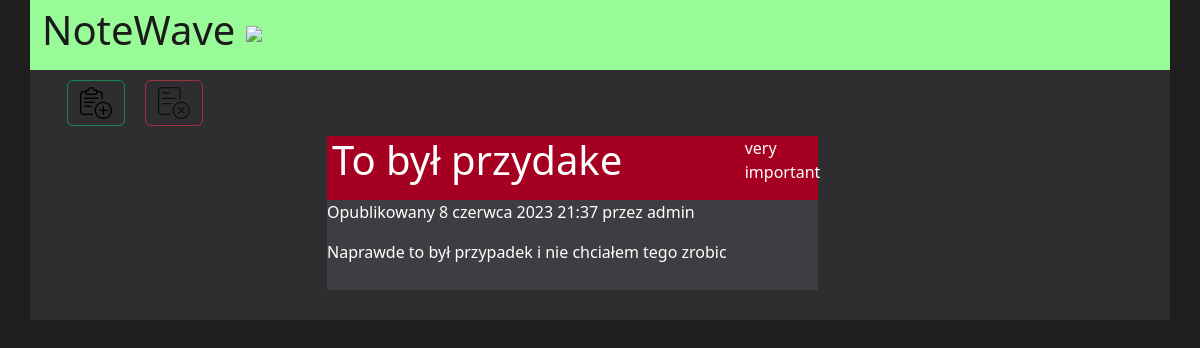
/detail/1, run on the app's committed database.
### project/models.py (models this page shows, shortened)
class Post(models.Model):
    STATUS_CHOICES = (
        ('very important', 'Bardzo Ważne'),
        ('important','Ważne'),
        ('not as important', 'Nie tak ważne'),
        ('not important', 'Nieważne'),
    )
    tytul = models.CharField(max_length=100)
    tresc = models.TextField()
    data_utworzenia = models.DateTimeField(default=timezone.now())
    autor = models.ForeignKey(User, on_delete=models.CASCADE)
    priorytet = models.CharField(max_length=20,choices=STATUS_CHOICES,default='draft')

### project/views.py (the view)
# urls.py: path('detail/<int:pk>', post_detail.as_view(), name='detail'),
class post_detail(DetailView):
    model = Post
    template_name = 'project/post/detail.html'

### project/templates/project/post/detail.html (shortened to what this page needs)
{% load static %}
<!doctype html>
<html lang="en">
  <head>
    <link href="https://cdn.jsdelivr.net/npm/bootstrap@5.3.0-alpha3/dist/css/bootstrap.min.css" rel="stylesheet">
    <link href="{% static 'css/style.css' %}" rel="stylesheet">
</head>
  <body>
     <header class="container-xl">
         <div class="name"><a href="..">NoteWave <img src="{% static 'photos/notes.png' %}"></a> </div>
        </header>
        <main class="container-xl">
          <div class="panel">
            <div class="buttons">
                 <div class="add">
                      <button type="button" class="btn btn-outline-success"><a href="/add_post"><img src="{% static 'photos/add.png' %}" alt="add"></a></button>
                 </div>
                 <div class="remove">
                      <button type="button" class="btn btn-outline-danger" disabled><a href=""><img src="{% static 'photos/remove.png' %}" alt="remove"></a></button>
                 </div>
             </div>
          </div>
          <div class="container-xl">
        <div class="conten">
            <div class="head" id="colo">
                <h1>{{ post.tytul }}</h1>
                <p id="name">{{ post.priorytet }}</p>
            </div>
        <p>Opublikowany {{ post.data_utworzenia }} przez {{ post.autor }}</p>
        <div class="souce">{{ post.tresc|linebreaks }}</div>
        </div>
    </div>
        </main>

### project/static/css/style.css (style rules this page uses)
body { background-color: #1e1e1e; margin: 0px; padding: 0px; }
header,footer,main { background-color: #2e2e30; }
header { height: 70px; display: flex; flex-wrap: wrap; background-color: #98FB98; margin: 0px 0px 0px 5px; }
div.name>a { font-size: 40px; color: #1b1b1b; text-decoration: none; }
div.panel { display: flex; flex-wrap: wrap; margin: auto; padding: auto; }
div.panel>div { padding-left:15px; }
div.add { padding-left:10px; padding-right: 20px; }
div.conten { margin-top:10px; color: white; background-color: #3e3e42; margin-left:25%; margin-right: 30%; }
div.buttons { padding-top:10px; width: 30%; display: flex; }
div.head { display: flex; background-color: #FED8B1; }
div.head>p { width: 15%; margin-left: 15px; }
div.head>h1 { width: 85%; margin-left: 5px; }
div.souce { padding-bottom: 10px; }
div.container-xl { padding-bottom: 30px; }

### data on the page
Post: tytul "To był przydake", priorytet "very important", data_utworzenia "8 czerwca 2023 21:37", autor "admin", tresc "Naprawde to był przypadek i nie chciałem tego zrobic"
